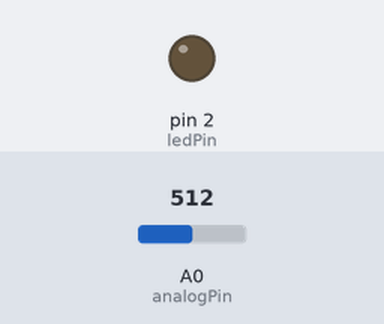
Bench run of a sketch on a simulated Arduino Uno, built with avr-gcc and run on an emulated ATmega328P. Parts: output pins drawn as LEDs (lit = HIGH). The inputs (shaded band) are chosen by the test bench; at power-on: A0 (analogPin) = 512.

Above: at 1.2 s.
1.3 s: A0 (analogPin) set to 524
At 2.1 s:
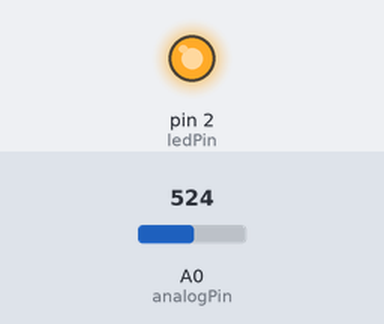
2.8 s: A0 (analogPin) set to 511
At 3.2 s:
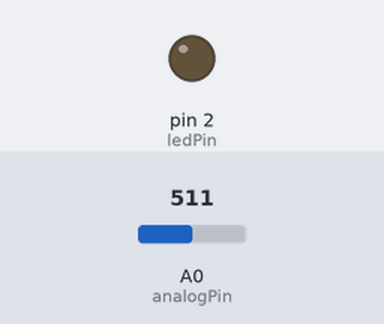
4.3 s: A0 (analogPin) set to 716
At 5.6 s:
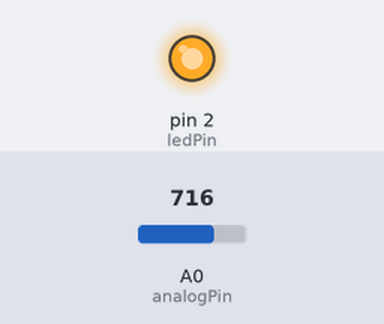
Timing chart, 0 to 7.3 s (numbered marks = the images above; inputs shaded):
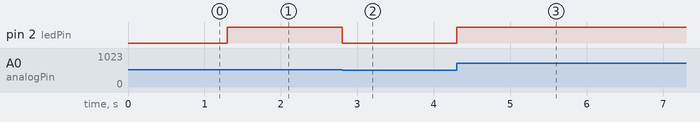

The sketch:

2.10_PotPWMLed.ino
```cpp
int analogPin = A0;
int analogValue = 0;
int ledPin= 2;

void setup() {
  Serial.begin (9600);
  pinMode (ledPin, OUTPUT);
}

void loop() {
  analogValue = analogRead(analogPin);
  analogValue = map(analogValue, 0, 1023, 0, 255);
  analogWrite (ledPin, analogValue);
}
```

Measured:
- the behaviour switches between 513 and 514 on A0 (analogPin) (found by bisection; images 0 and 1)
- after the input at 1.3 s, pin 2 (ledPin): LOW → HIGH at once
- after the input at 2.8 s, pin 2 (ledPin): HIGH → LOW at once
- after the input at 4.3 s, pin 2 (ledPin): LOW → HIGH at once
